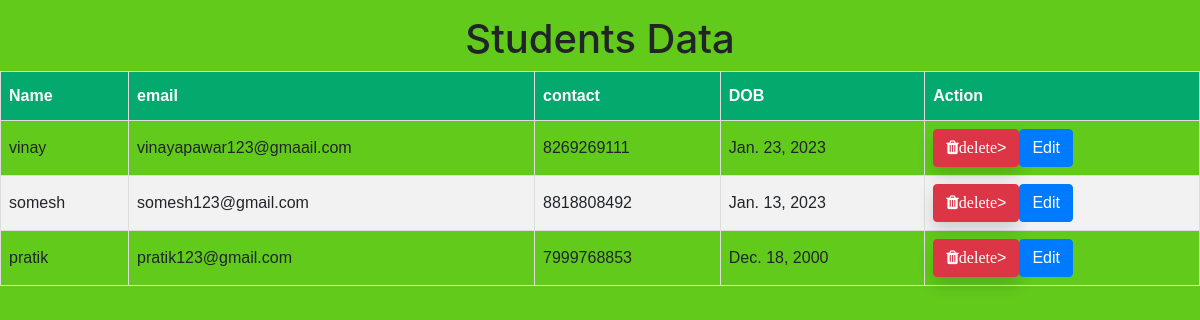
Page /table/ on the earlier database version.
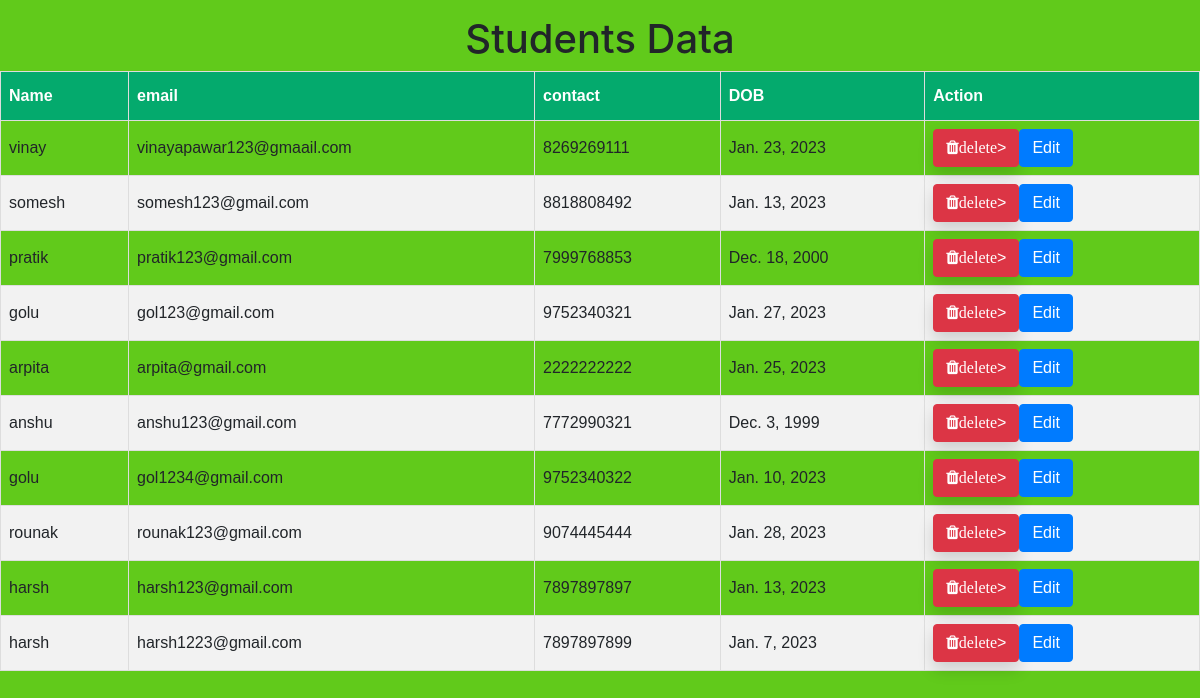
Same page on the later database version.
### app/models.py (models this page shows)
class User(models.Model):
    name = models.CharField(max_length=200)
    email = models.EmailField(max_length=200)
    contact = models.IntegerField()
    DOB = models.DateField()
    password = models.CharField(max_length=500)

### app/views.py (the view)
# urls.py: path('table/',views.table),
def table(request):
    data = User.objects.all()
    return render(request, 'table.html', {"data": data})

### app/templates/table.html (shortened to what this page needs)
{% load static %}
{%load bootstrap3%}
<!DOCTYPE html>
<html>
<head>
 <link rel="stylesheet" href="https://maxcdn.bootstrapcdn.com/bootstrap/4.5.2/css/bootstrap.min.css">
<link rel="stylesheet" href="https://cdnjs.cloudflare.com/ajax/libs/font-awesome/4.7.0/css/font-awesome.min.css">
 <link href="{% static 'style.css' %}" rel="stylesheet"/>
</head>
</head>
<body>
<h1>Students Data</h1>
<table id="customers">
  <tr>
  <th> Name</th>
  <th>email</th>
    <th>contact</th>
    <th>DOB</th>
    <th>Action</th>
  </tr>
  {% if data %}
  <tbody>
 {% for person in data%}
  <tr>
  <td>{{person.name}}</td>
  <td>{{person.email}}</td>
  <td>{{person.contact}}</td>
  <td>{{person.DOB}}</td>
  <td><div>
     <a href="{% url 'delete' person.pk %}" type="submit" class="btn btn-danger shadow btn-xs sharp me-1"
    data-bs-target="#delete" ... onclick="return confirm('Are you sure you want to delete this?') ">
    <i class="fa fa-trash">delete</i>>
    <a href="/update_view/{{person.id}}/" class="btn btn-primary">Edit</a>
    </div>
    </td>
  </tr>
   {% endfor %}
</tbody>
{%else%}
<p>No data available</p>
{%endif%}
</table>
</body>
</html>

Differences in the rows shown:
added User: name "golu", email "gol123@gmail.com", contact "9752340321", DOB "Jan. 27, 2023"
added User: name "arpita", email "arpita@gmail.com", contact "2222222222", DOB "Jan. 25, 2023"
added User: name "anshu", email "anshu123@gmail.com", contact "7772990321", DOB "Dec. 3, 1999"
added User: name "golu", email "gol1234@gmail.com", contact "9752340322", DOB "Jan. 10, 2023"
added User: name "rounak", email "rounak123@gmail.com", contact "9074445444", DOB "Jan. 28, 2023"
added User: name "harsh", email "harsh123@gmail.com", contact "7897897897", DOB "Jan. 13, 2023"
added User: name "harsh", email "harsh1223@gmail.com", contact "7897897899", DOB "Jan. 7, 2023"
